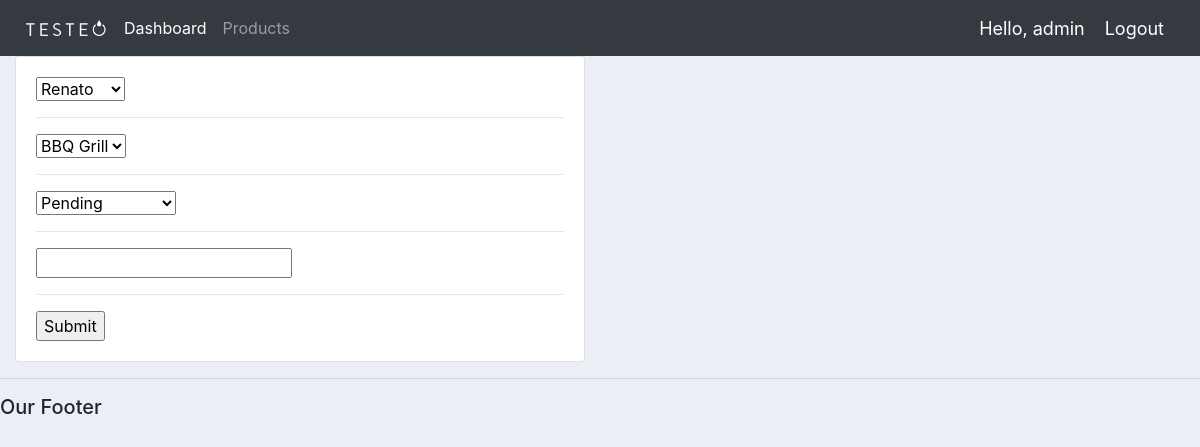
/update_order/8/ (signed in), run on the app's committed database.
### accounts/models.py (models this page shows, shortened)
class Order(models.Model):
    STATUS = (
        ('Pending', 'Pending'),
        ('Out for delivery', 'Out for delivery'),
        ('Delivered', 'Delivered'),
    )
    customer = models.ForeignKey(Customer, null=True, on_delete=models.SET_NULL)
    product = models.ForeignKey(Product, null=True, on_delete=models.SET_NULL)
    date_created = models.DateTimeField(auto_now_add=True, null=True)
    status = models.CharField(max_length=200, null=True, choices=STATUS)
    note = models.CharField(max_length=200, null=True)

### accounts/views.py (the view)
# urls.py: path('update_order/<str:pk>/', views.updateOrder, name="update_order"),
@login_required(login_url='login')
def updateOrder(request, pk):
	order = Order.objects.get(id=pk)
	form = OrderForm(instance=order)
	if request.method == 'POST':
		form = OrderForm(request.POST, instance=order)
		if form.is_valid():
			form.save()
			return redirect('/')
	context = {'form':form}
	return render(request, 'accounts/order_form.html', context)

### accounts/forms.py
class OrderForm(ModelForm):
    class Meta:
        model = Order
        fields ='__all__'

### accounts/models.py (called while the page is built)
    def __str__(self):
        return self.name

    def __str__(self):
        return self.name

### accounts/templates/accounts/order_form.html (shortened to what this page needs)
{%  extends 'accounts/main.html' %}
{% load static %}
{% block content %}
<div class="row">
	<div class="col-md-6">
		<div class="card card-body">
			<form action="" method="POST">
				{% for field in form %}
					{{field}}
					<hr>
				{% endfor %}
				<input type="submit" name="Submit">
			</form>
		</div>
	</div>
</div>
{% endblock %}

### accounts/templates/accounts/navbar.html (shortened to what this page needs)
{% load static %}
<nav class="navbar navbar-expand-lg navbar-dark bg-dark">
    <img src="{% static 'images/logo.png' %}" width="100px">
    <div class="collapse navbar-collapse" id="navbarNavDropdown">
      <ul class="navbar-nav">
        <li class="nav-item active">
          <a class="nav-link" href="{% url 'home' %}">Dashboard</a>
        </li>
        <li class="nav-item">
          <a class="nav-link" href="{% url 'products' %}">Products</a>
        </li>
      </ul>
    </div>
    <span class="hello-msg">Hello, {{request.user}}</span>
    <span ><a  class="hello-msg" href="{% url 'logout' %}">Logout</a></span>
  </nav>
  {% load static %}

### static/css/main.css (style rules this page uses)
body { background-color: #ebeff5; }

### accounts/templates/accounts/navbar.html (style rules this page uses)
.hello-msg { font-size: 18px; color: #fff; margin-right: 20px; }

### data on the page
Order: form "Renato" "BBQ Grill" "Pending"

### other printed values
{{ request.user }} "admin"
